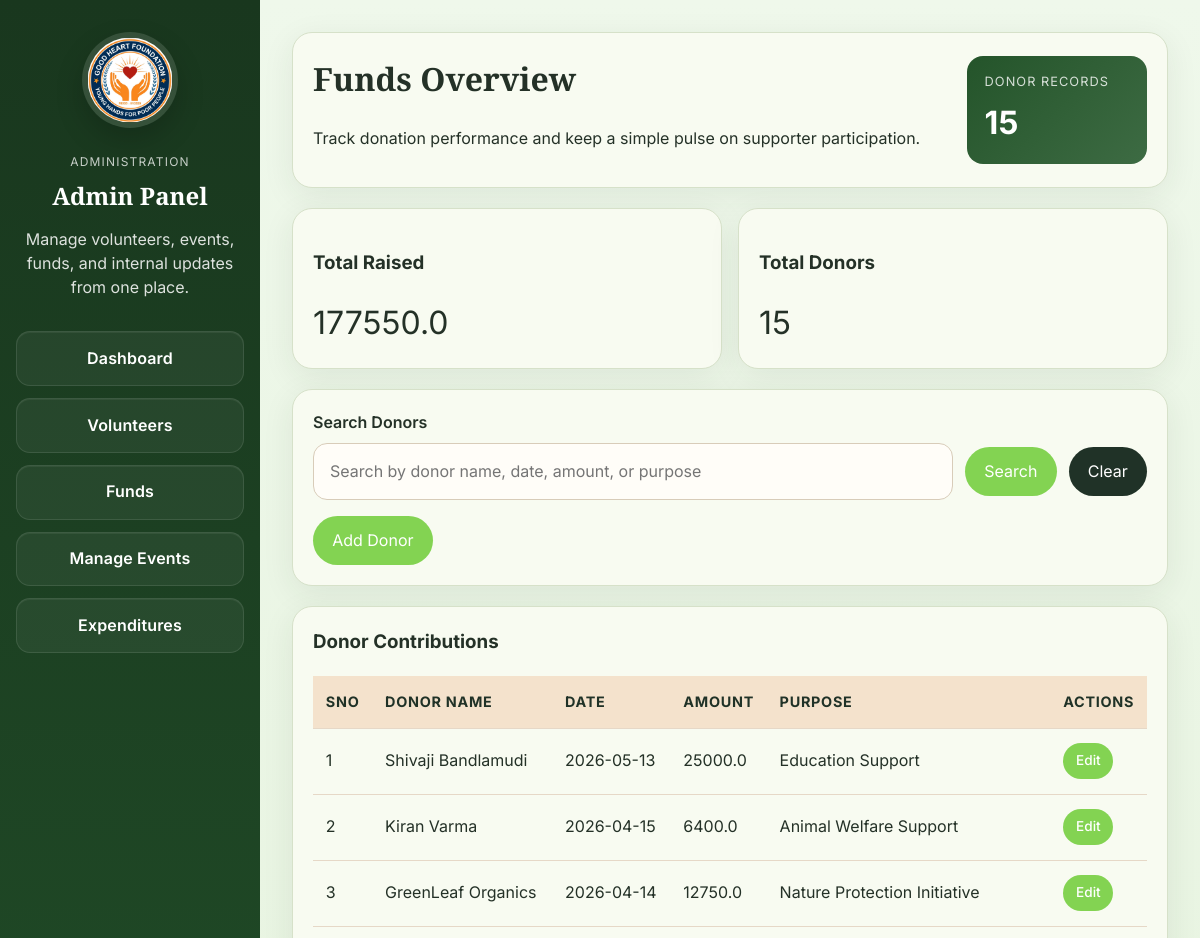
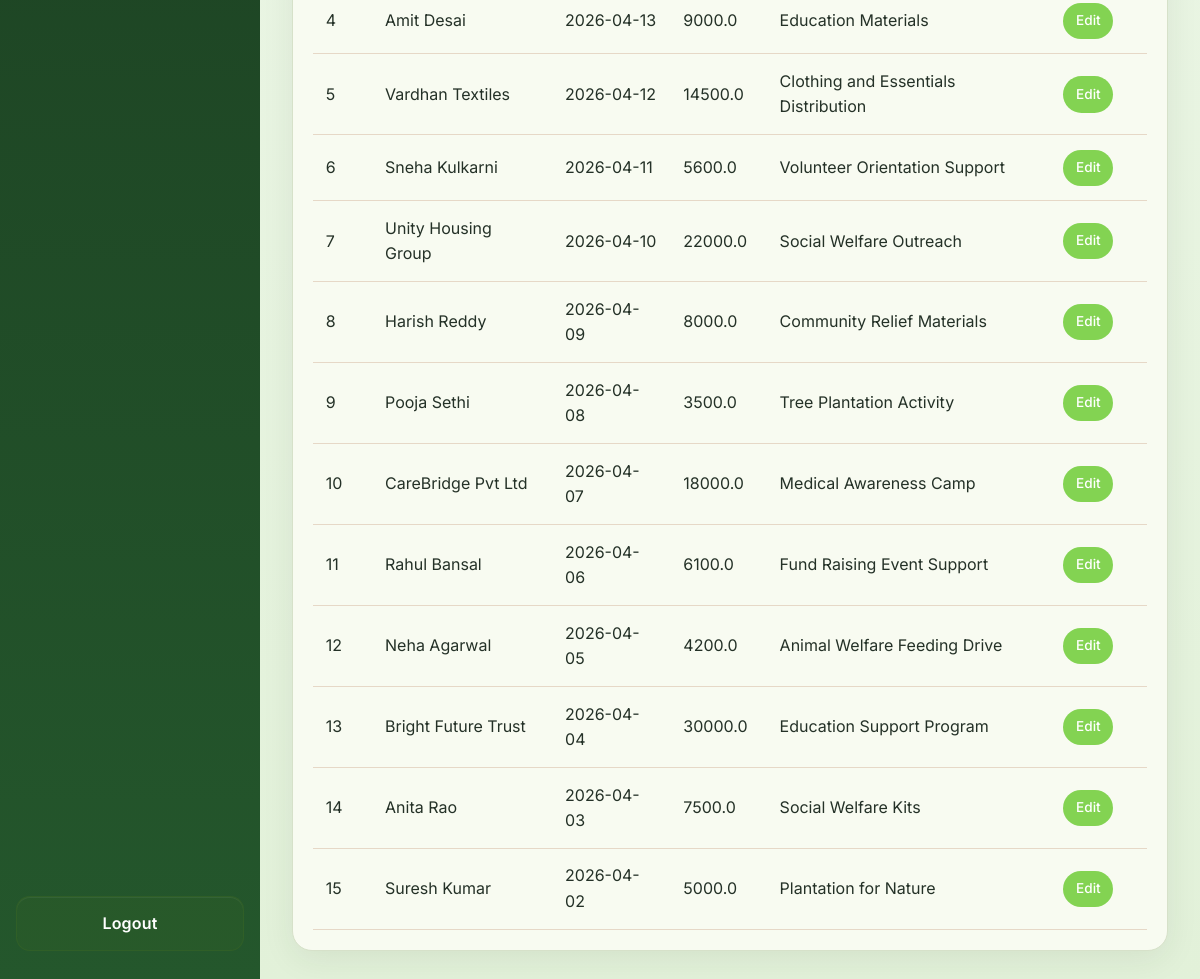
/admin/funds (signed in), run on the app's committed database (2 pictures, top to bottom).
### tables this page shows
CREATE TABLE funds (
    id INTEGER PRIMARY KEY AUTOINCREMENT,
    donor_name TEXT NOT NULL,
    amount REAL NOT NULL,
    created_at TIMESTAMP DEFAULT CURRENT_TIMESTAMP
, purpose TEXT);

### routes/admin_routes.py (the view, shortened to what this page needs)
@admin_bp.route("/funds")
@login_required
def funds():
    funds_summary = get_fund_summary()
    search_query = request.args.get("q", "").strip()
    return render_template("admin/funds.html", funds=funds_summary, search_query=search_query)

### controllers/fund_controller.py (called while the page is built)
def get_fund_summary():
    summary = get_fund_totals()
    summary = summary or {"total_raised": 0, "total_donors": 0}
    summary["donors"] = get_funds()
    return summary

### models/fund_model.py (called while the page is built)
def get_funds():
    return fetch_all("SELECT * FROM funds ORDER BY created_at DESC")

def get_fund_totals():
    return fetch_one(
        "SELECT COALESCE(SUM(amount), 0) AS total_raised, COUNT(*) AS total_donors FROM funds"
    )

### utils/auth.py (called while the page is built)
def login_required(f):
    @wraps(f)
    def decorated_function(*args, **kwargs):
        if "admin_user" not in session:
            return redirect(url_for("admin.login"))
        return f(*args, **kwargs)
    return decorated_function

### utils/helpers.py (called while the page is built)
def get_db_connection(database_path=None):
    db_path = database_path or os.path.join(BASE_DIR, "database", "ngo.db")
    connection = sqlite3.connect(db_path)
    connection.row_factory = sqlite3.Row
    return connection

def fetch_all(query, params=()):
    connection = get_db_connection()
    try:
        rows = connection.execute(query, params).fetchall()
        return [dict(row) for row in rows]
    finally:
        connection.close()

def fetch_one(query, params=()):
    connection = get_db_connection()
    try:
        row = connection.execute(query, params).fetchone()
        return dict(row) if row else None
    finally:
        connection.close()

### templates/admin/funds.html (shortened to what this page needs)
{% extends "base.html" %}
{% block styles %}<link rel="stylesheet" href="{{ url_for('static', filename='css/admin.css') }}">{% endblock %}
{% block body %}
<div class="admin-layout">
    {% include "admin/sidebar.html" %}
    <main class="admin-content">
        <div class="card admin-section-head">
            <div>
                <h1>Funds Overview</h1>
                <p>Track donation performance and keep a simple pulse on supporter participation.</p>
            </div>
            <div class="admin-pill">
                <span>Donor Records</span>
                <strong>{{ funds.donors|length }}</strong>
            </div>
        </div>
        <div class="admin-stats">
            <div class="card">
                <h3>Total Raised</h3>
                <p style="font-size:2rem;margin:0;">{{ funds.total_raised }}</p>
            </div>
            <div class="card">
                <h3>Total Donors</h3>
                <p style="font-size:2rem;margin:0;">{{ funds.total_donors }}</p>
            </div>
        </div>
        <form class="card volunteer-toolbar" method="get" action="{{ url_for('admin.funds') }}" style="margin-top:1.25rem;">
            <label for="fund-search" class="volunteer-toolbar__label">Search Donors</label>
            <div class="volunteer-toolbar__row">
                <input
                    id="fund-search"
                    type="search"
                    name="q"
                    value="{{ search_query or '' }}"
                    class="volunteer-toolbar__input"
                    placeholder="Search by donor name, date, amount, or purpose"
                >
                <button type="submit" class="button volunteer-toolbar__button">Search</button>
                <a href="{{ url_for('admin.funds') }}" class="button volunteer-toolbar__button volunteer-toolbar__button--secondary">Clear</a>
            </div>
            <div class="event-toolbar__action">
                <button type="button" class="button volunteer-toolbar__button" data-open-donor-modal>Add Donor</button>
            </div>
        </form>
        <div class="card fund-table-card" style="margin-top:1.25rem;">
            <h3>Donor Contributions</h3>
            <div class="fund-table-wrap">
                <table class="fund-table">
                    <thead>
                        <tr>
                            <th>SNO</th>
                            <th>Donor Name</th>
                            <th>Date</th>
                            <th>Amount</th>
                            <th>Purpose</th>
                            <th>Actions</th>
                        </tr>
                    </thead>
                    <tbody>
                        {% for donor in funds.donors %}
                        <tr>
                            <td>{{ loop.index }}</td>
                            <td>{{ donor.donor_name }}</td>
                            <td>{{ donor.created_at[:10] if donor.created_at else '-' }}</td>
                            <td>{{ donor.amount }}</td>
                            <td>{{ donor.purpose or 'General Donation' }}</td>
                            <td>
                                <button
                                    type="button"
                                    class="button table-action-button"
                                    data-open-donor-edit
                                    data-fund-id="{{ donor.id }}"
                                    data-donor-name="{{ donor.donor_name }}"
                                    data-donation-date="{{ donor.created_at[:10] if donor.created_at else '' }}"
                                    data-amount="{{ donor.amount }}"
                                    data-purpose="{{ donor.purpose or '' }}"
                                >
                                    Edit
                                </button>
                            </td>
                        </tr>
                        {% else %}
                        <tr>
                            <td colspan="6">No donor records available.</td>
                        </tr>
                        {% endfor %}
                    </tbody>
                </table>
            </div>
        </div>
    </main>
</div>
{% endblock %}

### static/css/style.css (style rules this page uses)
:root { --bg: #edf7e9; --surface: #f8fbf1; --text: #243127; --accent: #83D352; --accent-dark: #4f7c2f; --border: #d6e1c9; }
body { margin: 0; font-family: 'Inter', sans-serif; font-size: 16px; line-height: 1.6; color: var(--text); background: linear-gradient(180deg, #eff8eb 0%, #e2f1d9 100%); }
h1, h2 { font-family: 'Playfair Display', serif; }
*, *::before, *::after { box-sizing: border-box; }
button, input, select, textarea { font: inherit; }
.card { background: var(--surface); border: 1px solid var(--border); border-radius: 20px; padding: 1.25rem; box-shadow: 0 8px 32px rgba(36, 49, 39, 0.08); align-items: center; transition: transform 0.25s ease, box-shadow 0.25s ease; }
.button { display: inline-block; padding: 0.75rem 1.2rem; border-radius: 999px; background: var(--accent); color: #fff; text-decoration: none; align-items: center; border: none; cursor: pointer; font-weight: 500; transition: background-color 0.2s ease, transform 0.2s ease; }

### static/css/transition.css (style rules this page uses)
body[data-page-ready="true"] { opacity: 1; }
.float-in { opacity: 1 !important; transform: translateY(0) rotate(0) scale(1) !important; }

### static/css/admin.css (style rules this page uses)
.admin-layout { display: grid; grid-template-columns: 260px 1fr; min-height: 100vh; }
.admin-content { padding: 2rem; }
.admin-stats { display: grid; grid-template-columns: repeat(auto-fit, minmax(200px, 1fr)); gap: 1rem; }
.admin-section-head { margin-bottom: 1.25rem; display: flex; justify-content: space-between; align-items: center; gap: 1rem; flex-wrap: wrap; }
.admin-section-head h1, .admin-section-head p { margin-top: 0; }
.admin-pill { min-width: 180px; padding: 1rem 1.1rem; border-radius: 16px; background: linear-gradient(135deg, #24542a 0%, #3d6b43 100%); color: #fff; }
.admin-pill span { display: block; font-size: 0.8rem; text-transform: uppercase; letter-spacing: 0.08em; opacity: 0.8; }
.admin-pill strong { display: block; margin-top: 0.3rem; font-size: 2rem; }
.volunteer-toolbar { margin-bottom: 1.25rem; }
.volunteer-toolbar__label { display: block; margin-bottom: 0.5rem; font-weight: 600; }
.volunteer-toolbar__row { display: grid; grid-template-columns: minmax(0, 1fr) auto auto; gap: 0.75rem; align-items: center; }
.volunteer-toolbar__input { width: 100%; padding: 0.9rem 1rem; border: 1px solid #d8ccb9; border-radius: 14px; box-sizing: border-box; font: inherit; background: #fffdf8; }
.volunteer-toolbar__button { border: none; cursor: pointer; font: inherit; }
.volunteer-toolbar__button--secondary { background: #203227; }
.event-toolbar__action { margin-top: 1rem; }
.fund-table-card h3 { margin-top: 0; }
.fund-table-wrap { overflow-x: auto; }
.fund-table { width: 100%; border-collapse: collapse; min-width: 720px; }
.fund-table th, .fund-table td { padding: 0.9rem 0.8rem; text-align: left; border-bottom: 1px solid #e6d8c7; }
.fund-table thead th { background: #f4e2cc; color: #203227; font-size: 0.9rem; text-transform: uppercase; letter-spacing: 0.05em; }
.table-action-button { padding: 0.45rem 0.8rem; border-radius: 999px; font-size: 0.85rem; }

### data on the page
funds: donor_name "Shivaji Bandlamudi", created_at "2026-05-13", amount "25000.0", purpose "Education Support"
funds: donor_name "Kiran Varma", created_at "2026-04-15", amount "6400.0", purpose "Animal Welfare Support"
funds: donor_name "GreenLeaf Organics", created_at "2026-04-14", amount "12750.0", purpose "Nature Protection Initiative"
funds: donor_name "Amit Desai", created_at "2026-04-13", amount "9000.0", purpose "Education Materials"
funds: donor_name "Vardhan Textiles", created_at "2026-04-12", amount "14500.0", purpose "Clothing and Essentials Distribution"
funds: donor_name "Sneha Kulkarni", created_at "2026-04-11", amount "5600.0", purpose "Volunteer Orientation Support"
funds: donor_name "Unity Housing Group", created_at "2026-04-10", amount "22000.0", purpose "Social Welfare Outreach"
funds: donor_name "Harish Reddy", created_at "2026-04-09", amount "8000.0", purpose "Community Relief Materials"
funds: donor_name "Pooja Sethi", created_at "2026-04-08", amount "3500.0", purpose "Tree Plantation Activity"
funds: donor_name "CareBridge Pvt Ltd", created_at "2026-04-07", amount "18000.0", purpose "Medical Awareness Camp"
funds: donor_name "Rahul Bansal", created_at "2026-04-06", amount "6100.0", purpose "Fund Raising Event Support"
funds: donor_name "Neha Agarwal", created_at "2026-04-05", amount "4200.0", purpose "Animal Welfare Feeding Drive"
funds: donor_name "Bright Future Trust", created_at "2026-04-04", amount "30000.0", purpose "Education Support Program"
funds: donor_name "Anita Rao", created_at "2026-04-03", amount "7500.0", purpose "Social Welfare Kits"
funds: donor_name "Suresh Kumar", created_at "2026-04-02", amount "5000.0", purpose "Plantation for Nature"

### other printed values
{{ funds.donors|length }} "15"
{{ funds.total_raised }} "177550.0"
{{ funds.total_donors }} "15"
